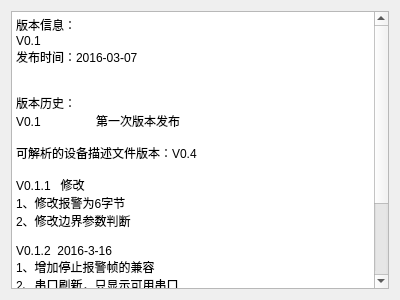
<?xml version="1.0" encoding="UTF-8"?>
<ui version="4.0">
 <class>About</class>
 <widget class="QDialog" name="About">
  <property name="geometry">
   <rect>
    <x>0</x>
    <y>0</y>
    <width>400</width>
    <height>300</height>
   </rect>
  </property>
  <property name="windowTitle">
   <string>Dialog</string>
  </property>
  <layout class="QVBoxLayout" name="verticalLayout">
   <item>
    <widget class="QTextEdit" name="textEdit">
     <property name="enabled">
      <bool>true</bool>
     </property>
     <property name="html">
      <string>&lt;!DOCTYPE HTML PUBLIC &quot;-//W3C//DTD HTML 4.0//EN&quot; &quot;http://www.w3.org/TR/REC-html40/strict.dtd&quot;&gt;
&lt;html&gt;&lt;head&gt;&lt;meta name=&quot;qrichtext&quot; content=&quot;1&quot; /&gt;&lt;style type=&quot;text/css&quot;&gt;
p, li { white-space: pre-wrap; }
&lt;/style&gt;&lt;/head&gt;&lt;body style=&quot; font-family:'SimSun'; font-size:9pt; font-weight:400; font-style:normal;&quot;&gt;
&lt;p style=&quot; margin-top:0px; margin-bottom:0px; margin-left:0px; margin-right:0px; -qt-block-indent:0; text-indent:0px;&quot;&gt;版本信息：&lt;/p&gt;
&lt;p style=&quot; margin-top:0px; margin-bottom:0px; margin-left:0px; margin-right:0px; -qt-block-indent:0; text-indent:0px;&quot;&gt;V0.1&lt;/p&gt;
&lt;p style=&quot; margin-top:0px; margin-bottom:0px; margin-left:0px; margin-right:0px; -qt-block-indent:0; text-indent:0px;&quot;&gt;发布时间：2016-03-07&lt;/p&gt;
&lt;p style=&quot;-qt-paragraph-type:empty; margin-top:0px; margin-bottom:0px; margin-left:0px; margin-right:0px; -qt-block-indent:0; text-indent:0px;&quot;&gt;&lt;br /&gt;&lt;/p&gt;
&lt;p style=&quot;-qt-paragraph-type:empty; margin-top:0px; margin-bottom:0px; margin-left:0px; margin-right:0px; -qt-block-indent:0; text-indent:0px;&quot;&gt;&lt;br /&gt;&lt;/p&gt;
&lt;p style=&quot; margin-top:0px; margin-bottom:0px; margin-left:0px; margin-right:0px; -qt-block-indent:0; text-indent:0px;&quot;&gt;版本历史：&lt;/p&gt;
&lt;p style=&quot; margin-top:0px; margin-bottom:0px; margin-left:0px; margin-right:0px; -qt-block-indent:0; text-indent:0px;&quot;&gt;V0.1	第一次版本发布&lt;/p&gt;
&lt;p style=&quot;-qt-paragraph-type:empty; margin-top:0px; margin-bottom:0px; margin-left:0px; margin-right:0px; -qt-block-indent:0; text-indent:0px;&quot;&gt;&lt;br /&gt;&lt;/p&gt;
&lt;p style=&quot; margin-top:0px; margin-bottom:0px; margin-left:0px; margin-right:0px; -qt-block-indent:0; text-indent:0px;&quot;&gt;可解析的设备描述文件版本：V0.4&lt;/p&gt;
&lt;p style=&quot;-qt-paragraph-type:empty; margin-top:0px; margin-bottom:0px; margin-left:0px; margin-right:0px; -qt-block-indent:0; text-indent:0px;&quot;&gt;&lt;br /&gt;&lt;/p&gt;
&lt;p style=&quot; margin-top:0px; margin-bottom:0px; margin-left:0px; margin-right:0px; -qt-block-indent:0; text-indent:0px;&quot;&gt;V0.1.1   修改&lt;/p&gt;
&lt;p style=&quot; margin-top:0px; margin-bottom:0px; margin-left:0px; margin-right:0px; -qt-block-indent:0; text-indent:0px;&quot;&gt;1、修改报警为6字节&lt;/p&gt;
&lt;p style=&quot; margin-top:0px; margin-bottom:0px; margin-left:0px; margin-right:0px; -qt-block-indent:0; text-indent:0px;&quot;&gt;2、修改边界参数判断	&lt;/p&gt;
&lt;p style=&quot;-qt-paragraph-type:empty; margin-top:0px; margin-bottom:0px; margin-left:0px; margin-right:0px; -qt-block-indent:0; text-indent:0px;&quot;&gt;&lt;br /&gt;&lt;/p&gt;
&lt;p style=&quot; margin-top:0px; margin-bottom:0px; margin-left:0px; margin-right:0px; -qt-block-indent:0; text-indent:0px;&quot;&gt;V0.1.2  2016-3-16&lt;/p&gt;
&lt;p style=&quot; margin-top:0px; margin-bottom:0px; margin-left:0px; margin-right:0px; -qt-block-indent:0; text-indent:0px;&quot;&gt;1、增加停止报警帧的兼容	&lt;/p&gt;
&lt;p style=&quot; margin-top:0px; margin-bottom:0px; margin-left:0px; margin-right:0px; -qt-block-indent:0; text-indent:0px;&quot;&gt;2、串口刷新，只显示可用串口&lt;/p&gt;
&lt;p style=&quot;-qt-paragraph-type:empty; margin-top:0px; margin-bottom:0px; margin-left:0px; margin-right:0px; -qt-block-indent:0; text-indent:0px;&quot;&gt;&lt;br /&gt;&lt;/p&gt;
&lt;p style=&quot; margin-top:0px; margin-bottom:0px; margin-left:0px; margin-right:0px; -qt-block-indent:0; text-indent:0px;&quot;&gt;V0.1.2 2016年7月13日&lt;/p&gt;
&lt;p style=&quot; margin-top:0px; margin-bottom:0px; margin-left:0px; margin-right:0px; -qt-block-indent:0; text-indent:0px;&quot;&gt;1、超过256报警bug修改&lt;/p&gt;
&lt;p style=&quot;-qt-paragraph-type:empty; margin-top:0px; margin-bottom:0px; margin-left:0px; margin-right:0px; -qt-block-indent:0; text-indent:0px;&quot;&gt;&lt;br /&gt;&lt;/p&gt;
&lt;p style=&quot; margin-top:0px; margin-bottom:0px; margin-left:0px; margin-right:0px; -qt-block-indent:0; text-indent:0px;&quot;&gt;V0.1.3 2016年7月18日&lt;/p&gt;
&lt;p style=&quot; margin-top:0px; margin-bottom:0px; margin-left:0px; margin-right:0px; -qt-block-indent:0; text-indent:0px;&quot;&gt;增加报警状态，并可控&lt;/p&gt;&lt;/body&gt;&lt;/html&gt;</string>
     </property>
    </widget>
   </item>
  </layout>
 </widget>
 <resources/>
 <connections/>
</ui>
